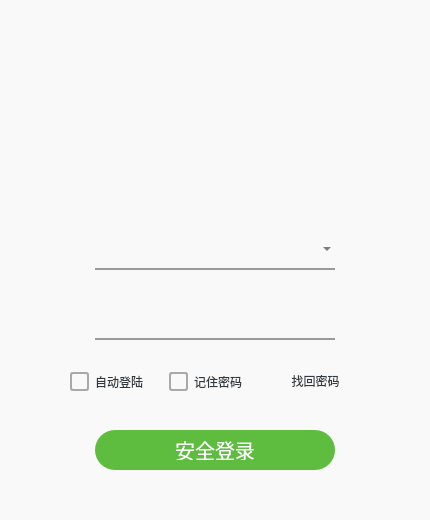
<?xml version="1.0" encoding="UTF-8"?>
<ui version="4.0">
 <class>login</class>
 <widget class="QDialog" name="login">
  <property name="geometry">
   <rect>
    <x>0</x>
    <y>0</y>
    <width>430</width>
    <height>520</height>
   </rect>
  </property>
  <property name="windowTitle">
   <string>Login</string>
  </property>
  <property name="styleSheet">
   <string notr="true">QDialog#login {
	background-color: #F9F9F9;
	border-radius: 10px;
}

QPushButton#button_close,
QPushButton#button_min {
	border: none;
	background-color: transparent;
	color: #666666;
	font-size: 22px;
}

QPushButton#button_close:hover,
QPushButton#button_min:hover {
	background-color: rgba(0, 0, 0, 0.1);
}

QPushButton#button_close:pressed,
QPushButton#button_min:pressed {
	background-color: rgba(0, 0, 0, 0.2);
}

#username,
#password {
	border: none;
	border-bottom: 2px solid #999999;
	background-color: transparent;
	font-size: 18px;
	color: #333333;
}

#username:hover,
#password:hover {
	border-bottom: 2px solid #3EB1E8;
}

#username:focus,
#password:focus {
	border-bottom: 2px solid #5EBD3E;
}

QPushButton#button_login {
	background-color: #5EBD3E;
	color: #FFFFFF;
	border-radius: 20px;
	padding: 10px 30px;
	border: none;
	font-size: 20px;
	margin-top: 20px;
}

QPushButton#button_login:hover {
	background-color: #3EB1E8;
}

QPushButton#button_login:pressed {
	background-color: #FFFFFF;
	color: #5EBD3E;
}

#remember_password,
#auto_login,
#get_back_password {
	border: none;
	color: rgba(1, 11, 20, 0.808);
	background-color: transparent;
}

QCheckBox::indicator {
	width: 15px;
	height: 15px;
}

QCheckBox::indicator:unchecked {
	border: 2px solid #A9A9A9;
	border-radius: 3px;
}

QCheckBox::indicator:unchecked:hover {
	border: 2px solid #3EB1E8;
}

QCheckBox::indicator:checked {
	background-color: #3EB1E8;
	border-radius: 3px;
	border: none;
}

QCheckBox::indicator:checked:hover {
	background-color: #5EBD3E;
}

QCheckBox::indicator:indeterminate {
	border: 2px solid #A9A9A9;
	background-color: #A9A9A9;
	border-radius: 3px;
}

QCheckBox::indicator:indeterminate:hover {
	background-color: #3EB1E8;
}




QMessageBox {
    background-color: #F5F5F5;
    border: 2px solid #333333;
    font-size: 14px;
}

QMessageBox QLabel {
    color: #333333;
}

QMessageBox QPushButton {
    background-color: #333333;
    color: #F5F5F5;
    padding: 5px;
    border-radius: 3px;
    min-width: 80px;
}

QMessageBox QPushButton:hover {
    background-color: #666666;
}
</string>
  </property>
  <widget class="QLabel" name="bg">
   <property name="geometry">
    <rect>
     <x>0</x>
     <y>0</y>
     <width>430</width>
     <height>180</height>
    </rect>
   </property>
   <property name="styleSheet">
    <string notr="true">image: url(:/images/QQ/back.gif);</string>
   </property>
   <property name="text">
    <string/>
   </property>
  </widget>
  <widget class="QPushButton" name="button_close">
   <property name="geometry">
    <rect>
     <x>400</x>
     <y>0</y>
     <width>31</width>
     <height>31</height>
    </rect>
   </property>
   <property name="styleSheet">
    <string notr="true"/>
   </property>
   <property name="text">
    <string/>
   </property>
  </widget>
  <widget class="QPushButton" name="button_min">
   <property name="geometry">
    <rect>
     <x>370</x>
     <y>0</y>
     <width>31</width>
     <height>31</height>
    </rect>
   </property>
   <property name="styleSheet">
    <string notr="true"/>
   </property>
   <property name="text">
    <string/>
   </property>
   <property name="autoRepeat">
    <bool>false</bool>
   </property>
   <property name="autoDefault">
    <bool>true</bool>
   </property>
  </widget>
  <widget class="QPushButton" name="button_login">
   <property name="geometry">
    <rect>
     <x>95</x>
     <y>410</y>
     <width>240</width>
     <height>60</height>
    </rect>
   </property>
   <property name="cursor">
    <cursorShape>PointingHandCursor</cursorShape>
   </property>
   <property name="styleSheet">
    <string notr="true"/>
   </property>
   <property name="text">
    <string>安全登录</string>
   </property>
  </widget>
  <widget class="QComboBox" name="username">
   <property name="geometry">
    <rect>
     <x>95</x>
     <y>230</y>
     <width>240</width>
     <height>40</height>
    </rect>
   </property>
   <property name="styleSheet">
    <string notr="true"/>
   </property>
   <property name="editable">
    <bool>true</bool>
   </property>
   <property name="currentText">
    <string/>
   </property>
   <property name="currentIndex">
    <number>-1</number>
   </property>
   <property name="placeholderText">
    <string/>
   </property>
  </widget>
  <widget class="QLineEdit" name="password">
   <property name="geometry">
    <rect>
     <x>95</x>
     <y>300</y>
     <width>240</width>
     <height>40</height>
    </rect>
   </property>
   <property name="placeholderText">
    <string/>
   </property>
  </widget>
  <widget class="QWidget" name="layoutWidget">
   <property name="geometry">
    <rect>
     <x>70</x>
     <y>360</y>
     <width>292</width>
     <height>43</height>
    </rect>
   </property>
   <layout class="QHBoxLayout" name="horizontalLayout">
    <item>
     <widget class="QCheckBox" name="auto_login">
      <property name="text">
       <string>自动登陆</string>
      </property>
     </widget>
    </item>
    <item>
     <widget class="QCheckBox" name="remember_password">
      <property name="text">
       <string>记住密码</string>
      </property>
     </widget>
    </item>
    <item>
     <widget class="QPushButton" name="get_back_password">
      <property name="cursor">
       <cursorShape>PointingHandCursor</cursorShape>
      </property>
      <property name="styleSheet">
       <string notr="true"/>
      </property>
      <property name="text">
       <string>找回密码</string>
      </property>
     </widget>
    </item>
   </layout>
  </widget>
 </widget>
 <resources>
  <include location="images.qrc"/>
 </resources>
 <connections/>
</ui>
